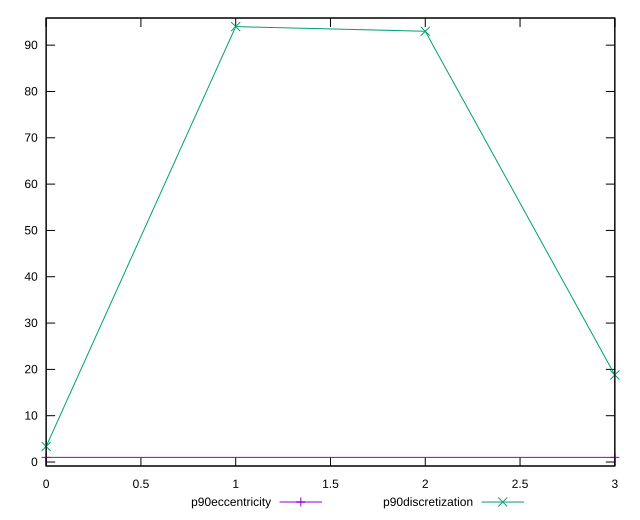

Generate this figure with gnuplot:
reset

$p90Eccentricity <<EOF
0 0.9999999999999999
3 1.0000000000000027
EOF

$p90Discretization <<EOF
0 3.357142857142857
1 94
2 93
3 18.8
EOF

set key outside below
set xrange [0:3]
set yrange [-0.8600000000000002:95.86]
set trange [-0.8600000000000002:95.86]
set terminal svg size 640, 520 enhanced background rgb 'white'
set output "reports/report_00030_2021-02-24T20-42-31.540Z/unused-javascript/progression/eccentricity.svg"

plot $p90Eccentricity title "p90eccentricity" with linespoints, \
     $p90Discretization title "p90discretization" with linespoints

reset
